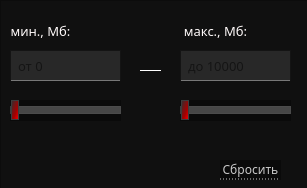
   <widget class="QWidget" name="write">
    <property name="geometry">
     <rect>
      <x>0</x>
      <y>0</y>
      <width>307</width>
      <height>188</height>
     </rect>
    </property>
    <attribute name="icon">
     <iconset>
      <normaloff>../../images/down-arrow.png</normaloff>../../images/down-arrow.png</iconset>
    </attribute>
    <attribute name="label">
     <string>Скорость записи [Мб]</string>
    </attribute>
    <widget class="QFrame" name="tbFrameWrite">
     <property name="geometry">
      <rect>
       <x>0</x>
       <y>0</y>
       <width>311</width>
       <height>191</height>
      </rect>
     </property>
     <property name="styleSheet">
      <string notr="true">QFrame{
	background-color: #101010;
}</string>
     </property>
     <property name="frameShape">
      <enum>QFrame::StyledPanel</enum>
     </property>
     <property name="frameShadow">
      <enum>QFrame::Raised</enum>
     </property>
     <widget class="QSlider" name="sliderWriteMin">
      <property name="geometry">
       <rect>
        <x>10</x>
        <y>100</y>
        <width>111</width>
        <height>21</height>
       </rect>
      </property>
      <property name="styleSheet">
       <string notr="true">QSlider{
	background-color: rgb(10, 10, 10);
}

QSlider::groove:horizontal {
border: 1px solid #bbb;
background: rgb(160,160,160);
height:6px;
}

QSlider::sub-page:horizontal {
border: 1px solid rgb(60,60,60);
background: qlineargradient(spread:pad, x1:0, y1:1, x2:1, y2:0, stop:0.125 rgba(66, 68, 68, 255), stop:0.426136 rgba(117, 19, 19, 255), stop:0.852273 rgba(255, 0, 0, 255));

color: rgb(144, 144, 144);
height: 6px;
}

QSlider::add-page:horizontal {
border: 1px solid rgb(75,75,75);
background: rgb(70,70,70);
}

QSlider::handle:horizontal {
border: 1px solid rgb(60,60,60);
background:qlineargradient(spread:pad, x1:1, y1:1, x2:0, y2:0.057, stop:0 rgba(255, 0, 0, 255), stop:0.398876 rgba(165, 0, 0, 255), stop:0.994318 rgba(46, 48, 49, 255));
width: 6px;
margin-top: -7px;
margin-bottom: -7px;
}

QSlider::handle:horizontal:hover {
border: 1px solid rgb(60,60,60);
background: qlineargradient(x1:0, y1:0, x2:1, y2:1,
    stop:0 rgb(105,105,105), stop:1 rgb(250,0,0));
width: 9px;
margin-top: -7px;
margin-bottom: -7px;
}


QSlider::sub-page:horizontal:disabled {
background: #bbb;
border-color: #999;
}

QSlider::add-page:horizontal:disabled {
background: #eee;
border-color: #999;
}

QSlider::handle:horizontal:disabled {
background: #eee;
border: 1px solid #aaa;
border-radius: 4px;
}</string>
      </property>
      <property name="value">
       <number>0</number>
      </property>
      <property name="tracking">
       <bool>true</bool>
      </property>
      <property name="orientation">
       <enum>Qt::Horizontal</enum>
      </property>
      <property name="invertedAppearance">
       <bool>false</bool>
      </property>
      <property name="invertedControls">
       <bool>false</bool>
      </property>
     </widget>
     <widget class="Line" name="line_8">
      <property name="geometry">
       <rect>
        <x>140</x>
        <y>70</y>
        <width>21</width>
        <height>19</height>
       </rect>
      </property>
      <property name="styleSheet">
       <string notr="true">border:0px;
border-top: 1px solid white;</string>
      </property>
      <property name="orientation">
       <enum>Qt::Horizontal</enum>
      </property>
     </widget>
     <widget class="QSlider" name="sliderWriteMax">
      <property name="geometry">
       <rect>
        <x>180</x>
        <y>100</y>
        <width>111</width>
        <height>21</height>
       </rect>
      </property>
      <property name="styleSheet">
       <string notr="true">QSlider{
	background-color: rgb(10, 10, 10);
}

QSlider::groove:horizontal {
border: 1px solid #bbb;
background: rgb(160,160,160);
height:6px;
}

QSlider::sub-page:horizontal {
border: 1px solid rgb(60,60,60);
background: qlineargradient(spread:pad, x1:0, y1:1, x2:1, y2:0, stop:0.125 rgba(66, 68, 68, 255), stop:0.426136 rgba(117, 19, 19, 255), stop:0.852273 rgba(255, 0, 0, 255));

color: rgb(144, 144, 144);
height: 6px;
}

QSlider::add-page:horizontal {
border: 1px solid rgb(75,75,75);
background: rgb(70,70,70);
}

QSlider::handle:horizontal {
border: 1px solid rgb(60,60,60);
background:qlineargradient(spread:pad, x1:1, y1:1, x2:0, y2:0.057, stop:0 rgba(255, 0, 0, 255), stop:0.398876 rgba(165, 0, 0, 255), stop:0.994318 rgba(46, 48, 49, 255));
width: 6px;
margin-top: -7px;
margin-bottom: -7px;
}

QSlider::handle:horizontal:hover {
border: 1px solid rgb(60,60,60);
background: qlineargradient(x1:0, y1:0, x2:1, y2:1,
    stop:0 rgb(105,105,105), stop:1 rgb(250,0,0));
width: 9px;
margin-top: -7px;
margin-bottom: -7px;
}


QSlider::sub-page:horizontal:disabled {
background: #bbb;
border-color: #999;
}

QSlider::add-page:horizontal:disabled {
background: #eee;
border-color: #999;
}

QSlider::handle:horizontal:disabled {
background: #eee;
border: 1px solid #aaa;
border-radius: 4px;
}</string>
      </property>
      <property name="value">
       <number>0</number>
      </property>
      <property name="orientation">
       <enum>Qt::Horizontal</enum>
      </property>
      <property name="invertedAppearance">
       <bool>false</bool>
      </property>
      <property name="invertedControls">
       <bool>false</bool>
      </property>
     </widget>
     <widget class="QPushButton" name="btnResetWrite">
      <property name="geometry">
       <rect>
        <x>220</x>
        <y>160</y>
        <width>61</width>
        <height>20</height>
       </rect>
      </property>
      <property name="font">
       <font>
        <family>Montserrat Medium</family>
        <pointsize>9</pointsize>
       </font>
      </property>
      <property name="styleSheet">
       <string notr="true">QPushButton
{
	background-color: rgb(10, 10, 10);
	color:  rgb(200,200, 200);
	border: 0px;
	border-bottom: 1px dotted rgb(200, 200, 200);
}

QPushButton::hover
{
	color: red;
	border-bottom: 1px dotted red;
}
</string>
      </property>
      <property name="text">
       <string>Сбросить</string>
      </property>
     </widget>
     <widget class="QLabel" name="lbMinWrite">
      <property name="geometry">
       <rect>
        <x>10</x>
        <y>20</y>
        <width>61</width>
        <height>21</height>
       </rect>
      </property>
      <property name="font">
       <font>
        <family>Montserrat Medium</family>
        <pointsize>10</pointsize>
        <weight>50</weight>
        <bold>false</bold>
       </font>
      </property>
      <property name="styleSheet">
       <string notr="true">	color: #fffafa;
	border: 0px;
</string>
      </property>
      <property name="text">
       <string>мин., Мб:</string>
      </property>
      <property name="alignment">
       <set>Qt::AlignCenter</set>
      </property>
     </widget>
     <widget class="QLabel" name="lbMaxWrite">
      <property name="geometry">
       <rect>
        <x>180</x>
        <y>20</y>
        <width>71</width>
        <height>21</height>
       </rect>
      </property>
      <property name="font">
       <font>
        <family>Montserrat Medium</family>
        <pointsize>10</pointsize>
        <weight>50</weight>
        <bold>false</bold>
       </font>
      </property>
      <property name="styleSheet">
       <string notr="true">	color: #fffafa;
	border: 0px;
</string>
      </property>
      <property name="text">
       <string>макс., Мб:</string>
      </property>
      <property name="alignment">
       <set>Qt::AlignCenter</set>
      </property>
     </widget>
     <widget class="QLineEdit" name="leMinWrite">
      <property name="geometry">
       <rect>
        <x>10</x>
        <y>50</y>
        <width>111</width>
        <height>31</height>
       </rect>
      </property>
      <property name="font">
       <font>
        <family>Montserrat Medium</family>
        <pointsize>10</pointsize>
       </font>
      </property>
      <property name="styleSheet">
       <string notr="true">QLineEdit{
	padding-left: 5px;
	border: 1px solid rgb(20,20,20);
	background-color: rgb(40,40,40);
	border-bottom: 1px solid  rgb(120,120,120);
	selection-background-color: rgb(105, 0, 0);
}

QLineEdit:hover{
	background-color: rgb(55,55,55);
	border-bottom: 1px solid  red;
}</string>
      </property>
      <property name="placeholderText">
       <string>от 0</string>
      </property>
     </widget>
     <widget class="QLineEdit" name="leMaxWrite">
      <property name="geometry">
       <rect>
        <x>180</x>
        <y>50</y>
        <width>111</width>
        <height>31</height>
       </rect>
      </property>
      <property name="font">
       <font>
        <family>Montserrat Medium</family>
        <pointsize>10</pointsize>
       </font>
      </property>
      <property name="styleSheet">
       <string notr="true">QLineEdit{
	padding-left: 5px;
	border: 1px solid rgb(20,20,20);
	background-color: rgb(40,40,40);
	border-bottom: 1px solid  rgb(120,120,120);
	selection-background-color: rgb(105, 0, 0);
}

QLineEdit:hover{
	background-color: rgb(55,55,55);
	border-bottom: 1px solid  red;
}</string>
      </property>
      <property name="placeholderText">
       <string>до 10000</string>
      </property>
     </widget>
    </widget>
   </widget>
